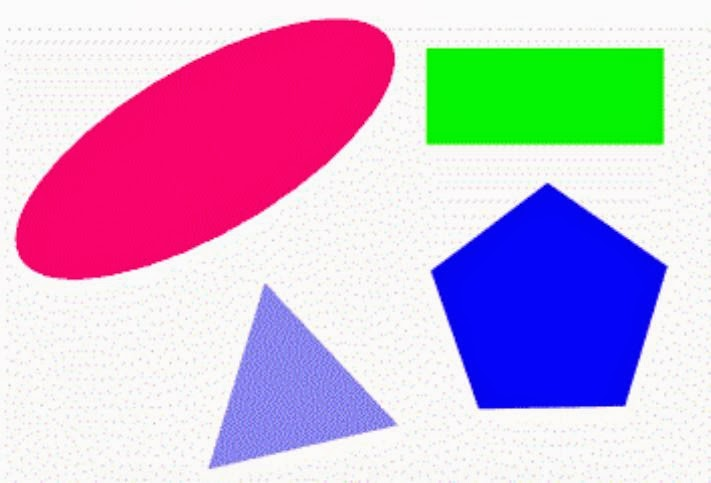
//> input picture leon_cpp/test_img/shape.jpg, 711 x 483 px
$ ./drawContours   (built with g++ and OpenCV 4)
//> lines starting //> are read from the running program, lines starting //| are printed output that depends on the picture; after the words box and inside, x2 and y2 are one past the last pixel; in counts of white or black regions, pixels touching at a corner belong together
#include "opencv2/opencv.hpp"
#include <iostream>

int main()
{
    cv::Mat img = cv::imread("../test_img/shape.jpg");
//> img is the input picture: 483 rows x 711 cols, CV_8UC3; mean B, G, R 206.8, 176, 200.6
    cv::imshow("raw", img);

    cv::Mat gray;
    cv::cvtColor(img, gray, CV_BGR2GRAY);
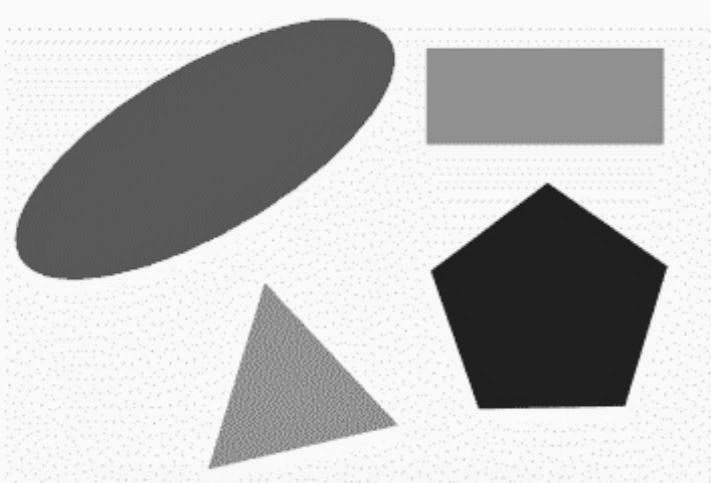
//> gray: 483 rows x 711 cols, CV_8UC1; min 22, max 255, mean 186.9
    cv::Canny(gray, gray, 100, 200,3);
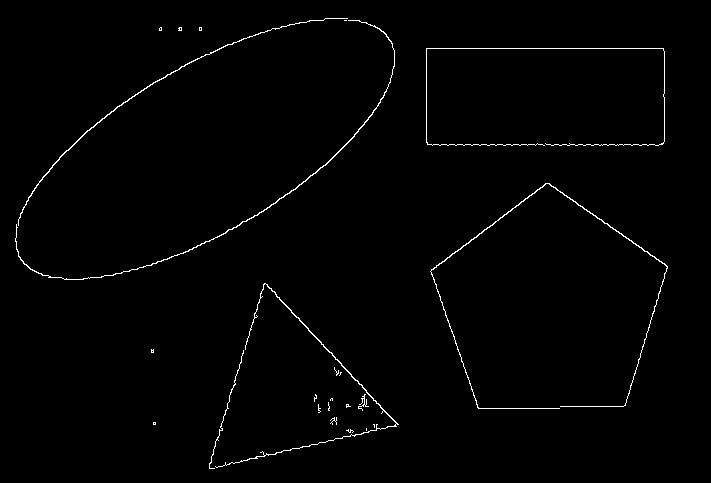
//> gray: 483 rows x 711 cols, CV_8UC1; 1.1% white in thin lines or dots, all inside (x1, y1, x2, y2) = (15, 18, 668, 469)
    cv::imshow("gray", gray);

    std::vector<std::vector<cv::Point>> contours;
    //std::vector<cv::Vec4i> hierarchy;
    cv::RNG rng(12345);

    cv::findContours(gray, contours, CV_RETR_TREE, CV_CHAIN_APPROX_NONE);
//> contours = 30 contours, 25 with area under 20; largest, box (x1, y1, x2, y2) and area: (15, 20, 395, 280) 210, (430, 183, 668, 409) 207, (18, 18, 348, 226) 163, (215, 283, 399, 468) 158, (209, 350, 244, 469) 20
    // draw the contours
    cv::Mat drawing = cv::Mat::zeros(gray.size(), CV_8UC3);
    for(int i=0; i< contours.size(); i++)
    {
        cv::Scalar color = cv::Scalar(rng.uniform(0,255), rng.uniform(0,255), rng.uniform(0,255));
        cv::drawContours(drawing, contours, i, color, 2, 8);
    }
//> this loop made 30 passes
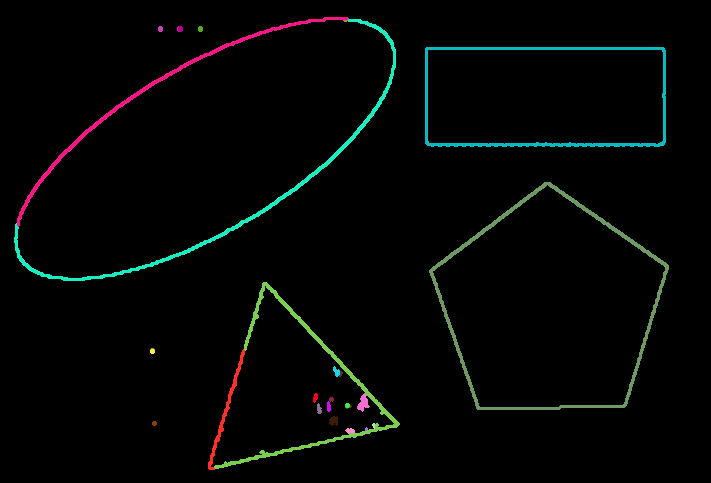
//> drawing: 483 rows x 711 cols, CV_8UC3; mean B, G, R 4.5, 5.3, 3.5

    cv::Mat drawingRect = drawing.clone();
    for(int i = 0; i< contours.size(); i++)
    {
        cv::Scalar color(255,255,0);
        cv::Rect re = cv::boundingRect(contours[i]);
        cv::rectangle(drawingRect, re, color, 2, 8);

    }
//> this loop made 30 passes
//> re on passes 1 to 12: Rect(346, 429, 8, 4), Rect(366, 428, 1, 3), Rect(373, 424, 2, 4), Rect(153, 422, 3, 3), Rect(153, 422, 3, 3), Rect(330, 417, 7, 8), Rect(346, 404, 5, 4), Rect(346, 404, 3, 3), Rect(318, 404, 3, 9), Rect(328, 402, 2, 9), Rect(330, 398, 3, 3), Rect(358, 394, 11, 17)
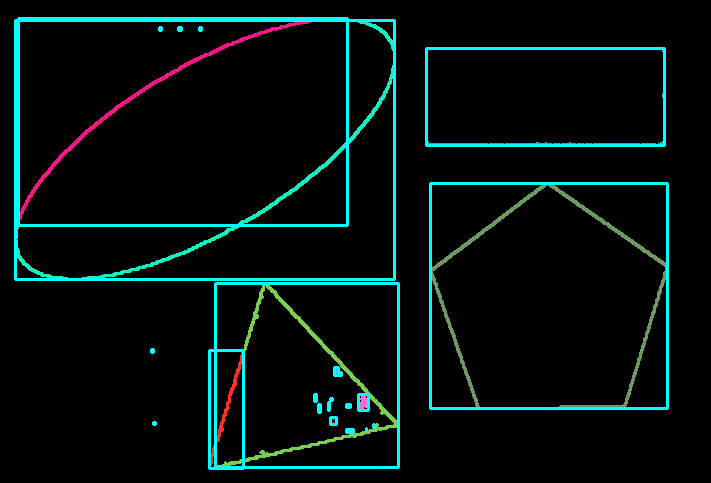
//> drawingRect: 483 rows x 711 cols, CV_8UC3; 4.43% of pixels changed, all inside (x1, y1, x2, y2) = (14, 17, 669, 470)
    cv::imshow("Result", drawing);
    cv::imshow("ResultRect",drawingRect);
    cv::waitKey(0);
    return 0;
}

// [26 lines of commented-out code are left out]
